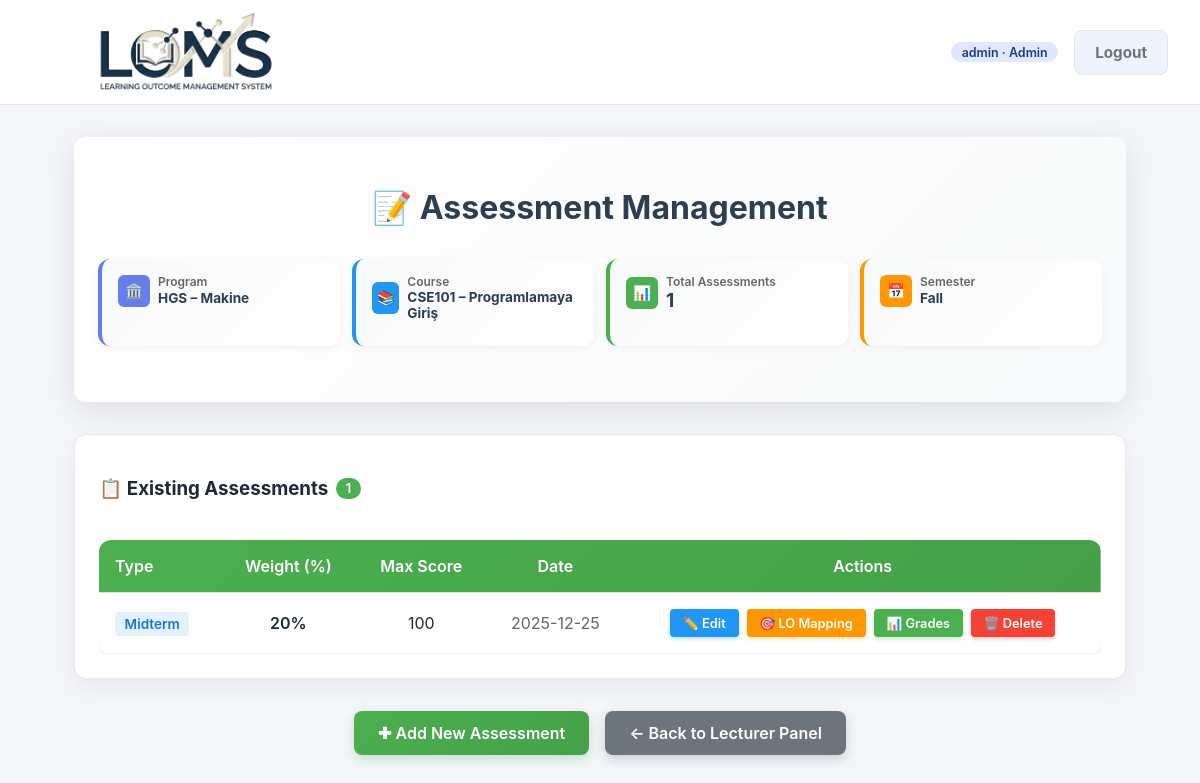
The page /assessments/course/3/ (signed in) on the database as committed earlier.
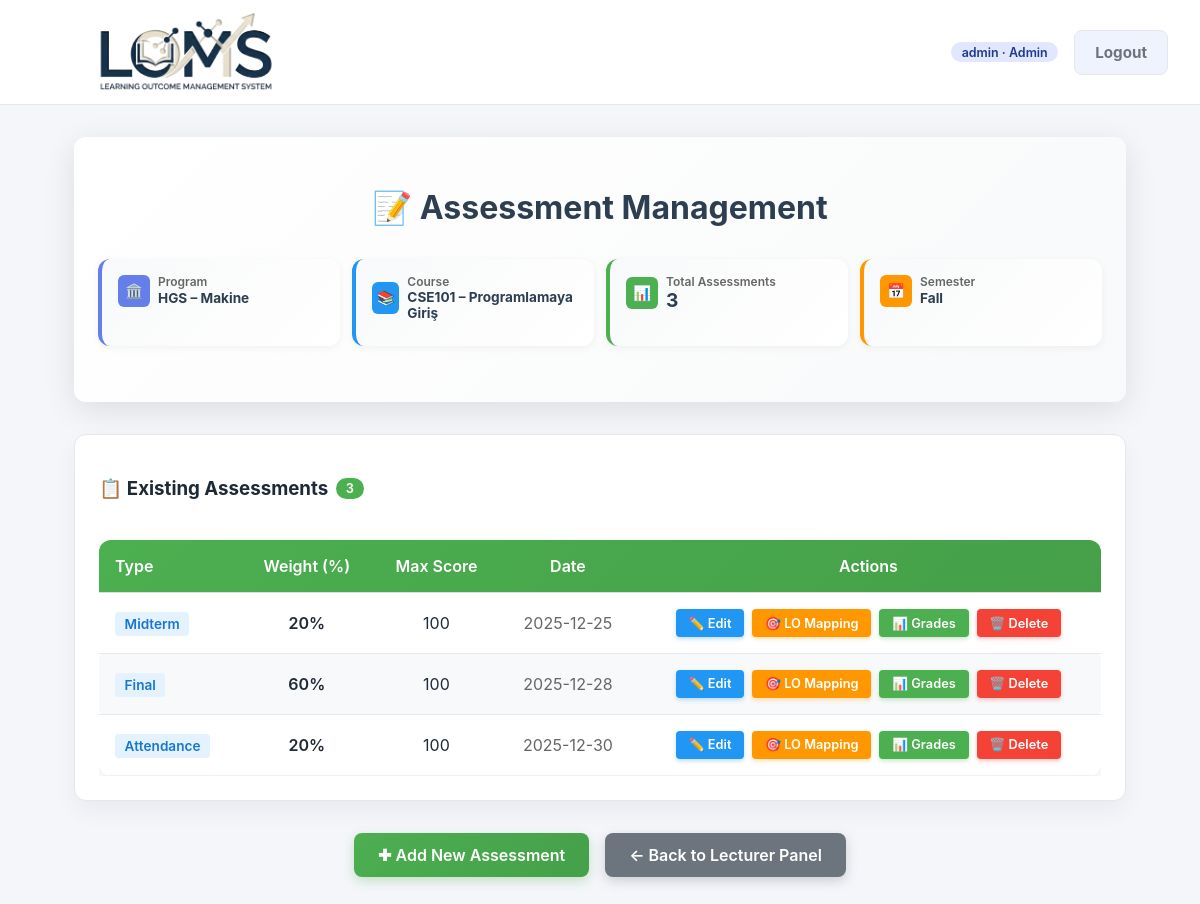
The same page on the database as committed later.
### assessments/models.py (models this page shows, shortened)
class Assessment(models.Model):
    class AssessmentType(models.TextChoices):
        QUIZ = "QUIZ", "Quiz"
        MIDTERM = "MIDTERM", "Midterm"
        FINAL = "FINAL", "Final"
        PROJECT = "PROJECT", "Project"
        ATTENDANCE = "ATTENDANCE", "Attendance"
    course = models.ForeignKey(
        Course,
        on_delete=models.CASCADE,
        related_name="assessments",
    )
    name = models.CharField(max_length=100)
    type = models.CharField(
        max_length=20,
        choices=AssessmentType.choices,
        default=AssessmentType.ATTENDANCE,
    )
    weight_in_course = models.PositiveSmallIntegerField(
        help_text="Contribution to course grade in percent (0-100).",
    )
    max_score = models.PositiveIntegerField(
        default=100,
        help_text="Maximum raw score (e.g. 100).",
    )
    date = models.DateField(
        null=True,
        blank=True,
    )
    class Meta:
        ordering = ["course", "type", "date"]
        unique_together = ("course", "name")
        verbose_name = "Assessment"
        verbose_name_plural = "Assessments"

### assessments/views.py (the view)
@role_required(CustomUser.Role.LECTURER)
def assessment_manage(request, course_id):
    course = get_object_or_404(
        Course.objects.select_related("program"),
        id=course_id,
    )
    _check_course_permission_for_lecturer(request.user, course)
    assessments = course.assessments.all().order_by("date", "type")
    if request.method == "POST":
        form = AssessmentForm(request.POST)
        if form.is_valid():
            assessment = form.save(commit=False)
            assessment.course = course
            assessment.name = form.build_name(course, assessment)
            assessment.save()
            return redirect("assessments:assessment_manage", course_id=course.id)
    else:
        form = AssessmentForm()
    context = {
        "course": course,
        "assessments": assessments,
        "form": form,
    }
    return render(request, "assessments/assessment_manage.html", context)

### accounts/models.py (called while the page is built)
    @property
    def is_admin(self):
        return self.role == self.Role.ADMIN and self.is_superuser

    @property
    def is_student_affairs(self):
        return self.role == self.Role.STUDENT_AFFAIRS

    @property
    def is_faculty_member(self):
        return self.role == self.Role.FACULTY_MEMBER

    @property
    def is_lecturer(self):
        return self.role == self.Role.LECTURER

    @property
    def is_student(self):
        return self.role == self.Role.STUDENT

### assessments/views.py (called while the page is built)
def _check_course_permission_for_lecturer(user: CustomUser, course: Course):
    if user.is_admin:
        return
    if getattr(course, "lecturer_id", None) == user.id:
        return
    if hasattr(course, "lecturers") and course.lecturers.filter(id=user.id).exists():
        return
    raise PermissionDenied("You are not allowed to manage assessments for this course.")

### templates/assessments/assessment_manage.html (shortened to what the changed rows need)
{% extends "base.html" %}
{% block content %}
<section class="card" style="margin: 2rem auto; background: linear-gradient(135deg, #ffffff 0%, #f8f9fa 100%); border: none; box-shadow: 0 8px 32px rgba(0, 0, 0, 0.1);">
    <h2 style="text-align: center; color: #2c3e50; font-size: 2rem; margin-bottom: 2rem; display: flex; align-items: center; justify-content: center; gap: 0.5rem;">
        📝 Assessment Management
    </h2>
    <div style="display: grid; grid-template-columns: repeat(4, 1fr); gap: 0.75rem; margin-bottom: 2rem;">
        <div style="background: linear-gradient(135deg, #f8f9fa 0%, #ffffff 100%); padding: 1rem; border-radius: 12px; border-left: 4px solid #4CAF50; box-shadow: 0 2px 8px rgba(0,0,0,0.05);">
            <div style="display: flex; align-items: center; gap: 0.5rem; margin-bottom: 0.5rem;">
                <div>
                    <div style="font-size: 0.75rem; color: #666; font-weight: 600; line-height: 1.2;">Total Assessments</div>
                    <div style="font-weight: 700; color: #2c3e50; font-size: 1.2rem; line-height: 1.2;">{{ assessments|length }}</div>
                </div>
            </div>
        </div>
    </div>
</section>
<section class="card">
    <h3 class="section-title" style="display: flex; align-items: center; gap: 0.5rem; margin-bottom: 1.5rem;">
        📋 Existing Assessments
        {% if assessments %}
            <span style="background: #4CAF50; color: white; padding: 0.2rem 0.6rem; border-radius: 12px; font-size: 0.8rem; font-weight: 600;">
                {{ assessments|length }}
            </span>
        {% endif %}
    </h3>
    {% if assessments %}
        <div style="overflow-x: auto;">
            <table style="width: 100%; border-collapse: collapse; background: white; border-radius: 12px; overflow: hidden; box-shadow: 0 4px 12px rgba(0,0,0,0.08);">
                <thead>
                    <tr style="background: linear-gradient(135deg, #4CAF50 0%, #45a049 100%); color: white;">
                        <th style="padding: 1rem; text-align: left; font-weight: 600; border-bottom: 1px solid #ddd;">Type</th>
                        <th style="padding: 1rem; text-align: center; font-weight: 600; border-bottom: 1px solid #ddd;">Weight (%)</th>
                        <th style="padding: 1rem; text-align: center; font-weight: 600; border-bottom: 1px solid #ddd;">Max Score</th>
                        <th style="padding: 1rem; text-align: center; font-weight: 600; border-bottom: 1px solid #ddd;">Date</th>
                        <th style="padding: 1rem; text-align: center; font-weight: 600; border-bottom: 1px solid #ddd;">Actions</th>
                    </tr>
                </thead>
                <tbody>
                    {% for a in assessments %}
                        <tr style="border-bottom: 1px solid #f0f0f0; {% if forloop.counter|divisibleby:2 %}background: #f8f9fa;{% endif %} transition: all 0.3s ease;"
                            onmouseover="this.style.background='#e8f5e9';"
                            onmouseout="this.style.background='{% if forloop.counter|divisibleby:2 %}#f8f9fa{% else %}white{% endif %}';">
                            <td style="padding: 1rem;">
                                <span style="background: #e3f2fd; color: #1976d2; padding: 0.25rem 0.6rem; border-radius: 4px; font-size: 0.85rem; font-weight: 600;">
                                    {{ a.get_type_display }}
                                </span>
                            </td>
                            <td style="padding: 1rem; text-align: center; font-weight: 600;">{{ a.weight_in_course }}%</td>
                            <td style="padding: 1rem; text-align: center;">{{ a.max_score }}</td>
                            <td style="padding: 1rem; text-align: center; color: #666;">{{ a.date|date:"Y-m-d"|default:"-" }}</td>
                            <td style="padding: 1rem; text-align: center;">
                                <div style="display: flex; gap: 0.5rem; justify-content: center; flex-wrap: wrap;">
                                    <a href="{% url 'assessments:assessment_edit' a.id %}"
                                       style="background: #2196F3; color: white; padding: 0.4rem 0.8rem; border-radius: 4px; text-decoration: none; font-weight: 600; font-size: 0.8rem; transition: all 0.3s ease; box-shadow: 0 2px 4px rgba(33, 150, 243, 0.3);"
                                       onmouseover="this.style.background='#1976D2'; this.style.transform='translateY(-1px)'; this.style.boxShadow='0 4px 8px rgba(33, 150, 243, 0.4)';"
                                       onmouseout="this.style.background='#2196F3'; this.style.transform='translateY(0)'; this.style.boxShadow='0 2px 4px rgba(33, 150, 243, 0.3)';">
                                        ✏️ Edit
                                    </a>
                                    <a href="{% url 'assessments:assessment_lo_mapping' a.id %}"
                                       style="background: #FF9800; color: white; padding: 0.4rem 0.8rem; border-radius: 4px; text-decoration: none; font-weight: 600; font-size: 0.8rem; transition: all 0.3s ease; box-shadow: 0 2px 4px rgba(255, 152, 0, 0.3);"
                                       onmouseover="this.style.background='#F57C00'; this.style.transform='translateY(-1px)'; this.style.boxShadow='0 4px 8px rgba(255, 152, 0, 0.4)';"
                                       onmouseout="this.style.background='#FF9800'; this.style.transform='translateY(0)'; this.style.boxShadow='0 2px 4px rgba(255, 152, 0, 0.3)';">
                                        🎯 LO Mapping
                                    </a>
                                    <a href="{% url 'assessments:assessment_grade_manage' a.id %}"
                                       style="background: #4CAF50; color: white; padding: 0.4rem 0.8rem; border-radius: 4px; text-decoration: none; font-weight: 600; font-size: 0.8rem; transition: all 0.3s ease; box-shadow: 0 2px 4px rgba(76, 175, 80, 0.3);"
                                       onmouseover="this.style.background='#388E3C'; this.style.transform='translateY(-1px)'; this.style.boxShadow='0 4px 8px rgba(76, 175, 80, 0.4)';"
                                       onmouseout="this.style.background='#4CAF50'; this.style.transform='translateY(0)'; this.style.boxShadow='0 2px 4px rgba(76, 175, 80, 0.3)';">
                                        📊 Grades
                                    </a>
                                    <a href="{% url 'assessments:assessment_delete' a.id %}"
                                       style="background: #F44336; color: white; padding: 0.4rem 0.8rem; border-radius: 4px; text-decoration: none; font-weight: 600; font-size: 0.8rem; transition: all 0.3s ease; box-shadow: 0 2px 4px rgba(244, 67, 54, 0.3);"
                                       onmouseover="this.style.background='#D32F2F'; this.style.transform='translateY(-1px)'; this.style.boxShadow='0 4px 8px rgba(244, 67, 54, 0.4)';"
                                       onmouseout="this.style.background='#F44336'; this.style.transform='translateY(0)'; this.style.box-shadow='0 2px 4px rgba(244, 67, 54, 0.3)';">
                                        🗑️ Delete
                                    </a>
                                </div>
                            </td>
                        </tr>
                    {% endfor %}
                </tbody>
            </table>
        </div>
    {% endif %}
</section>
{% endblock %}

Rows that differ between the two databases and show on the page:
added Assessment: type "Final", weight_in_course "60", max_score "100", date "2025-12-28"
added Assessment: type "Attendance", weight_in_course "20", max_score "100", date "2025-12-30"
Other text that changed with them:
{{ assessments|length }}: "1" → "3"
